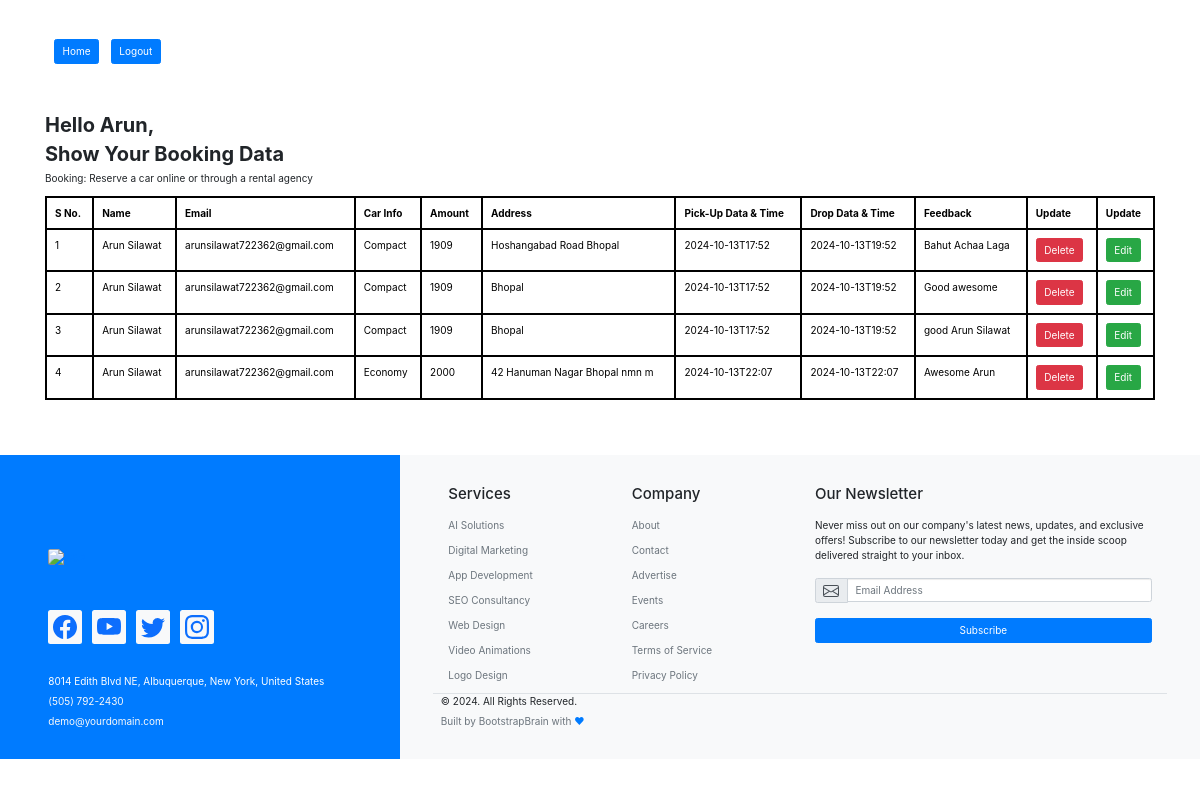
Before: /showdata/arunsilawat722362@gmail.com with the older database file.
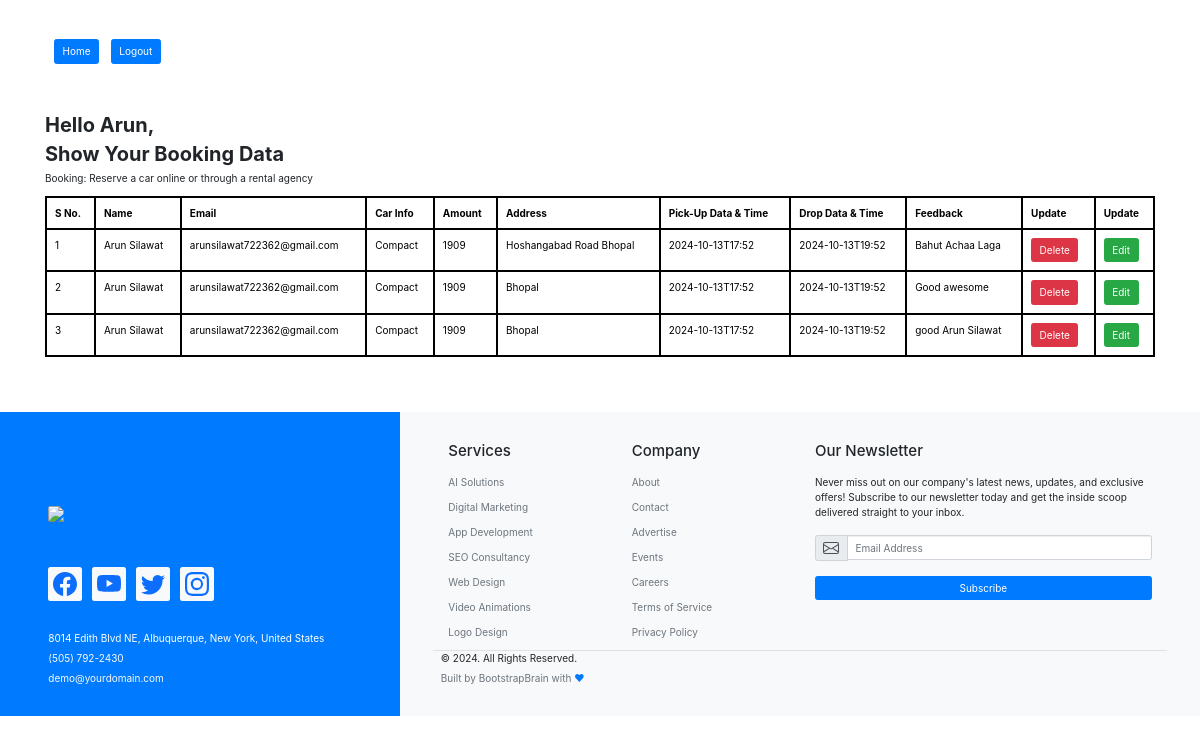
After: the same page with the newer database file.
### app/models.py (models this page shows)
class Book_data(models.Model):
    fname=models.CharField(max_length=(50))
    lname=models.CharField(max_length=(50))
    email=models.EmailField()
    carnm=models.CharField(max_length=(50))
    amount=models.IntegerField()
    address=models.TextField()
    pick=models.CharField(max_length=(50))
    drop=models.CharField(max_length=(50))
    feedback=models.TextField()

### app/views.py (the view, shortened to what this page needs)
# urls.py: path('showdata/<str:em>',views.showdata,name='showdata'),
def showdata(request,em):
    email=em
    getdata=Book_data.objects.filter(email=em)
    if getdata:
        data=Book_data.objects.filter(email=em)
        admindata=Userdata.objects.get(email=em)
        fname=admindata.fname
        lname=admindata.lname
        email=admindata.email
        password=admindata.password
        user={
            'fnm':fname,
            'lnm':lname,
            'em':email,
            'pass':password
            }
        return render(request,'datadisplay.html',{'data':data,'user':user})

### app/templates/datadisplay.html (shortened to what the changed rows need)
<!DOCTYPE html>
<html lang="en">
<head>
    <link rel="stylesheet" href="https://maxcdn.bootstrapcdn.com/bootstrap/3.4.1/css/bootstrap.min.css">
    <link rel="stylesheet" href="https://unpkg.com/bootstrap@5.3.3/dist/css/bootstrap.min.css">
    <link rel="stylesheet" href="https://unpkg.com/bs-brain@2.0.4/utilities/font-size/font-size.css">
    <link rel="stylesheet" href="https://unpkg.com/bs-brain@2.0.4/utilities/margin/margin.css">
    <link rel="stylesheet" href="https://unpkg.com/bs-brain@2.0.4/utilities/padding/padding.css">
    <link rel="stylesheet" href="https://cdn.jsdelivr.net/npm/bootstrap@4.6.2/dist/css/bootstrap.min.css">
</head>
<body><br><br>
    <br><br>
    <div class="container" style="background-color: white;border-radius: 10px;">
        <h2 style="font-weight: bold;margin-top: 10px;">Hello {{user.fnm}},</h2>
        <h2 style="font-weight: bold;">Show Your Booking Data</h2>
        <div class="table-responsive">
            <table class="table table-bordered">
                <thead>
                    <tr>
                        <th style="border: 2px solid black;">S No.</th>
                        <th style="border: 2px solid black;">Name</th>
                        <th style="border: 2px solid black;">Email</th>
                        <th style="border: 2px solid black;">Car Info</th>
                        <th style="border: 2px solid black;">Amount</th>
                        <th style="border: 2px solid black;">Address</th>
                        <th style="border: 2px solid black;">Pick-Up Data & Time</th>
                        <th style="border: 2px solid black;">Drop Data & Time</th>
                        <th style="border: 2px solid black;">Feedback</th>
                        <th style="border: 2px solid black;">Update</th>
                        <th style="border: 2px solid black;">Update</th>
                    </tr>
                </thead>
                <tbody>
                    {% for i in data %}
                    <tr>
                        <td style="border: 2px solid black;">{{forloop.counter}}</td>
                        <td style="border: 2px solid black;">{{i.fname}} {{i.lname}}</td>
                        <td style="border: 2px solid black;">{{i.email}}</td>
                        <td style="border: 2px solid black;">{{i.carnm}}</td>
                        <td style="border: 2px solid black;">{{i.amount}}</td>
                        <td style="border: 2px solid black;">{{i.address}}</td>
                        <td style="border: 2px solid black;">{{i.pick}}</td>
                        <td style="border: 2px solid black;">{{i.drop}}</td>
                        <td style="border: 2px solid black;">{{i.feedback}}</td>
                        <td style="border: 2px solid black;"><a href="{% url 'delete' pk=i.id em=i.email %}"><button
                                    class="btn btn-danger">Delete</button></a></td>
                        <td style="border: 2px solid black;"><a href="{% url 'edit' pk=i.id %} "><button
                                    class="btn btn-success">Edit</button></a></td>
                    </tr>
                    {% endfor %}
                </tbody>
            </table>
        </div>
    </div><br>
    <br><br>
</body>
</html>

Changed rows visible on the page:
removed Book_data: fname "Arun", lname "Silawat", email "arunsilawat722362@gmail.com", carnm "Economy", amount "2000", address "42 Hanuman Nagar Bhopal nmn m", pick "2024-10-13T22:07", drop "2024-10-13T22:07", feedback "Awesome Arun"
